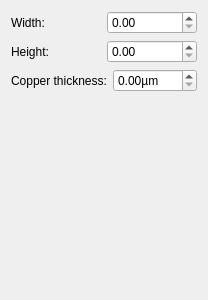
<?xml version="1.0" encoding="UTF-8"?>
<ui version="4.0">
 <class>TyponOptionsWidget</class>
 <widget class="QWidget" name="TyponOptionsWidget">
  <property name="geometry">
   <rect>
    <x>0</x>
    <y>0</y>
    <width>208</width>
    <height>300</height>
   </rect>
  </property>
  <property name="windowTitle">
   <string>Form</string>
  </property>
  <layout class="QVBoxLayout" name="verticalLayout_2">
   <item>
    <layout class="QVBoxLayout" name="verticalLayout">
     <item>
      <layout class="QHBoxLayout" name="horizontalLayout">
       <item>
        <widget class="QLabel" name="labelWidth">
         <property name="text">
          <string>Width:</string>
         </property>
        </widget>
       </item>
       <item>
        <widget class="MYUnitsSpinBox" name="typonWidthSpinBox"/>
       </item>
      </layout>
     </item>
     <item>
      <layout class="QHBoxLayout" name="horizontalLayout_2">
       <item>
        <widget class="QLabel" name="labelHeight">
         <property name="text">
          <string>Height:</string>
         </property>
        </widget>
       </item>
       <item>
        <widget class="MYUnitsSpinBox" name="typonHeightSpinBox"/>
       </item>
      </layout>
     </item>
     <item>
      <layout class="QHBoxLayout" name="horizontalLayout_3">
       <item>
        <widget class="QLabel" name="labelThickness">
         <property name="text">
          <string>Copper thickness:</string>
         </property>
        </widget>
       </item>
       <item>
        <widget class="QDoubleSpinBox" name="copperThickNessSpinBox">
         <property name="suffix">
          <string>µm</string>
         </property>
        </widget>
       </item>
      </layout>
     </item>
     <item>
      <spacer name="verticalSpacer">
       <property name="orientation">
        <enum>Qt::Vertical</enum>
       </property>
       <property name="sizeHint" stdset="0">
        <size>
         <width>20</width>
         <height>40</height>
        </size>
       </property>
      </spacer>
     </item>
    </layout>
   </item>
  </layout>
 </widget>
 <customwidgets>
  <customwidget>
   <class>MYUnitsSpinBox</class>
   <extends>QDoubleSpinBox</extends>
   <header location="global">utils/myunitsspinbox.h</header>
  </customwidget>
 </customwidgets>
 <resources/>
 <connections/>
</ui>
